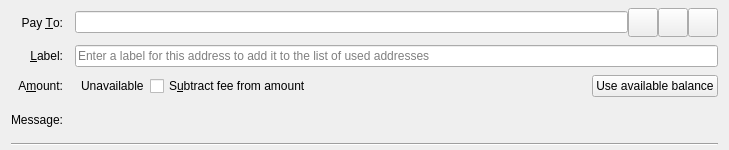
<?xml version="1.0" encoding="UTF-8"?>
<ui version="4.0">
 <class>SendCoinsEntry</class>
 <widget class="QWidget" name="SendCoinsEntry">
  <property name="geometry">
   <rect>
    <x>0</x>
    <y>0</y>
    <width>729</width>
    <height>150</height>
   </rect>
  </property>
  <property name="focusPolicy">
   <enum>Qt::TabFocus</enum>
  </property>
  <property name="autoFillBackground">
   <bool>false</bool>
  </property>
  <layout class="QGridLayout" name="gridLayout">
   <property name="topMargin">
    <number>8</number>
   </property>
   <property name="bottomMargin">
    <number>4</number>
   </property>
   <property name="horizontalSpacing">
    <number>12</number>
   </property>
   <property name="verticalSpacing">
    <number>8</number>
   </property>
   <item row="0" column="0">
    <widget class="QLabel" name="payToLabel">
     <property name="text">
      <string>Pay &amp;To:</string>
     </property>
     <property name="alignment">
      <set>Qt::AlignRight|Qt::AlignTrailing|Qt::AlignVCenter</set>
     </property>
     <property name="buddy">
      <cstring>payTo</cstring>
     </property>
    </widget>
   </item>
   <item row="0" column="1">
    <layout class="QHBoxLayout" name="payToLayout">
     <property name="spacing">
      <number>0</number>
     </property>
     <item>
      <widget class="QValidatedLineEdit" name="payTo">
       <property name="toolTip">
        <string>The Riecoin address to send the payment to</string>
       </property>
      </widget>
     </item>
     <item>
      <widget class="QToolButton" name="addressBookButton">
       <property name="toolTip">
        <string>Choose previously used address</string>
       </property>
       <property name="text">
        <string/>
       </property>
       <property name="icon">
        <iconset resource="../riecoin.qrc">
         <normaloff>:/icons/address-book</normaloff>:/icons/address-book</iconset>
       </property>
       <property name="iconSize">
        <size>
         <width>22</width>
         <height>22</height>
        </size>
       </property>
       <property name="shortcut">
        <string>Alt+A</string>
       </property>
      </widget>
     </item>
     <item>
      <widget class="QToolButton" name="pasteButton">
       <property name="toolTip">
        <string>Paste address from clipboard</string>
       </property>
       <property name="text">
        <string/>
       </property>
       <property name="icon">
        <iconset resource="../riecoin.qrc">
         <normaloff>:/icons/editpaste</normaloff>:/icons/editpaste</iconset>
       </property>
       <property name="iconSize">
        <size>
         <width>22</width>
         <height>22</height>
        </size>
       </property>
       <property name="shortcut">
        <string>Alt+P</string>
       </property>
      </widget>
     </item>
     <item>
      <widget class="QToolButton" name="deleteButton">
       <property name="toolTip">
        <string>Remove this entry</string>
       </property>
       <property name="text">
        <string/>
       </property>
       <property name="icon">
        <iconset resource="../riecoin.qrc">
         <normaloff>:/icons/remove</normaloff>:/icons/remove</iconset>
       </property>
       <property name="iconSize">
        <size>
         <width>22</width>
         <height>22</height>
        </size>
       </property>
      </widget>
     </item>
    </layout>
   </item>
   <item row="1" column="0">
    <widget class="QLabel" name="labellLabel">
     <property name="text">
      <string>&amp;Label:</string>
     </property>
     <property name="alignment">
      <set>Qt::AlignRight|Qt::AlignTrailing|Qt::AlignVCenter</set>
     </property>
     <property name="buddy">
      <cstring>addAsLabel</cstring>
     </property>
    </widget>
   </item>
   <item row="1" column="1">
    <widget class="QLineEdit" name="addAsLabel">
     <property name="toolTip">
      <string>Enter a label for this address to add it to the list of used addresses</string>
     </property>
     <property name="placeholderText">
      <string>Enter a label for this address to add it to the list of used addresses</string>
     </property>
    </widget>
   </item>
   <item row="2" column="0">
    <widget class="QLabel" name="amountLabel">
     <property name="text">
      <string>A&amp;mount:</string>
     </property>
     <property name="alignment">
      <set>Qt::AlignRight|Qt::AlignTrailing|Qt::AlignVCenter</set>
     </property>
     <property name="buddy">
      <cstring>payAmount</cstring>
     </property>
    </widget>
   </item>
   <item row="2" column="1">
    <layout class="QHBoxLayout" name="horizontalLayoutAmount" stretch="0,0,1,0">
     <property name="spacing">
      <number>6</number>
     </property>
     <item>
      <widget class="RiecoinAmountField" name="payAmount" native="true">
       <property name="toolTip">
        <string>Exact transfer amount under the native monetary context; unavailable without that context.</string>
       </property>
      </widget>
     </item>
     <item>
      <widget class="QLabel" name="unitlLabel">
       <property name="text">
        <string>Unavailable</string>
       </property>
      </widget>
     </item>
     <item>
      <widget class="QCheckBox" name="checkboxSubtractFeeFromAmount">
       <property name="toolTip">
        <string>The fee will be deducted from the amount being sent. The recipient will receive less Riecoins than you enter in the amount field. If multiple recipients are selected, the fee is split equally.</string>
       </property>
       <property name="text">
        <string>S&amp;ubtract fee from amount</string>
       </property>
      </widget>
     </item>
     <item>
      <widget class="QPushButton" name="useAvailableBalanceButton">
       <property name="text">
        <string>Use available balance</string>
       </property>
      </widget>
     </item>
    </layout>
   </item>
   <item row="3" column="0">
    <widget class="QLabel" name="messageLabel">
     <property name="text">
      <string>Message:</string>
     </property>
     <property name="alignment">
      <set>Qt::AlignRight|Qt::AlignTrailing|Qt::AlignVCenter</set>
     </property>
    </widget>
   </item>
   <item row="3" column="1">
    <widget class="QLabel" name="messageTextLabel">
     <property name="toolTip">
      <string>A message that was attached to the riecoin: URI which will be stored with the transaction for your reference. Note: This message will not be sent over the Riecoin network.</string>
     </property>
     <property name="textFormat">
      <enum>Qt::PlainText</enum>
     </property>
    </widget>
   </item>
   <item row="4" column="0" colspan="2">
    <widget class="Line" name="line">
     <property name="orientation">
      <enum>Qt::Horizontal</enum>
     </property>
    </widget>
   </item>
  </layout>
 </widget>
 <customwidgets>
  <customwidget>
   <class>QValidatedLineEdit</class>
   <extends>QLineEdit</extends>
   <header>qt/qvalidatedlineedit.h</header>
  </customwidget>
  <customwidget>
   <class>RiecoinAmountField</class>
   <extends>QWidget</extends>
   <header>qt/riecoinamountfield.h</header>
   <container>1</container>
  </customwidget>
 </customwidgets>
 <tabstops>
  <tabstop>payTo</tabstop>
  <tabstop>addressBookButton</tabstop>
  <tabstop>pasteButton</tabstop>
  <tabstop>deleteButton</tabstop>
  <tabstop>addAsLabel</tabstop>
  <tabstop>payAmount</tabstop>
 </tabstops>
 <resources>
  <include location="../riecoin.qrc"/>
 </resources>
 <connections/>
</ui>
